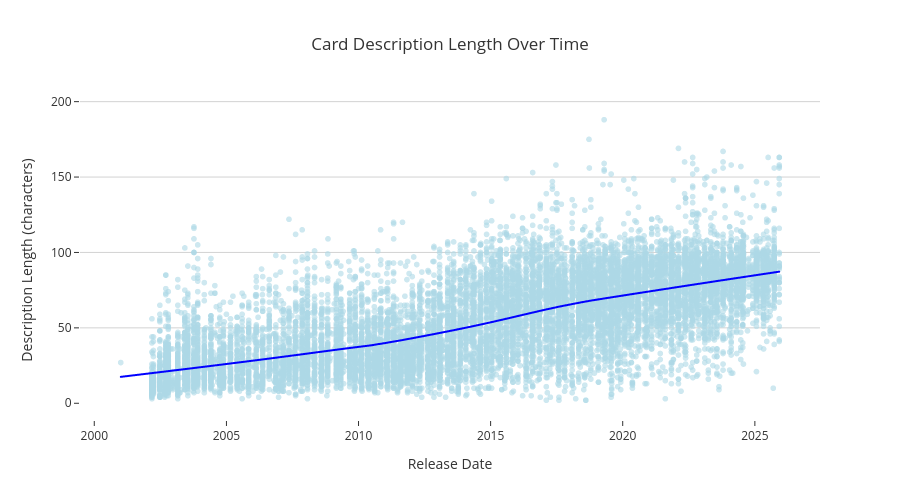

The notebook cell this image was saved under:
### Code cell
# plot card length over time
fig = px.scatter(
    data,
    x='tcg_date_dt',
    y='desc_length',
    title='Card Description Length Over Time',
    height=500,
    opacity=0.6,
    # Make the points lightblue
    color_discrete_sequence=['lightblue'],
    template='ggplot2',
    trendline='lowess',
    trendline_color_override='blue',
    labels={'name' : 'Card Name',
            'tcg_date_dt': 'Release Date', 
            'desc_length': 'Description Length (characters)'}
)
# Change the background to white and the gridlines to light gray
fig.update_yaxes(showgrid=True, gridcolor='lightgray')
fig.update_layout(plot_bgcolor='white')
fig.update_layout(xaxis_title='Release Date', yaxis_title='Description Length (characters)')
fig.show()

### Figure 1 — Plotly figure (JSON) as saved in the notebook; plotly's stock layout.template omitted (floating-point values rounded to 4 significant figures; data arrays with more than 128 entries replaced by an {"elided": "..."} marker saying what was removed)
{"data": [{"hovertemplate": "Release Date=%{x}<br>Description Length (characters)=%{y}<extra></extra>", "legendgroup": "", "marker": {"color": "lightblue", "opacity": 0.6, "symbol": "circle"}, "mode": "markers", "name": "", "showlegend": false, "type": "scattergl", "x": {"elided": "13515 str values"}, "xaxis": "x", "y": {"elided": "13515 int values"}, "yaxis": "y"}, {"hovertemplate": "<b>LOWESS trendline</b><br><br>Release Date=%{x}<br>Description Length (characters)=%{y} <b>(trend)</b><extra></extra>", "legendgroup": "", "line": {"color": "blue"}, "marker": {"color": "lightblue", "symbol": "circle"}, "mode": "lines", "name": "", "showlegend": false, "type": "scattergl", "x": {"elided": "13515 str values"}, "xaxis": "x", "y": {"elided": "13515 float values"}, "yaxis": "y"}], "layout": {"height": 500, "legend": {"tracegroupgap": 0}, "plot_bgcolor": "white", "title": {"text": "Card Description Length Over Time"}, "xaxis": {"anchor": "y", "domain": [0, 1], "title": {"text": "Release Date"}}, "yaxis": {"anchor": "x", "domain": [0, 1], "gridcolor": "lightgray", "showgrid": true, "title": {"text": "Description Length (characters)"}}}}
